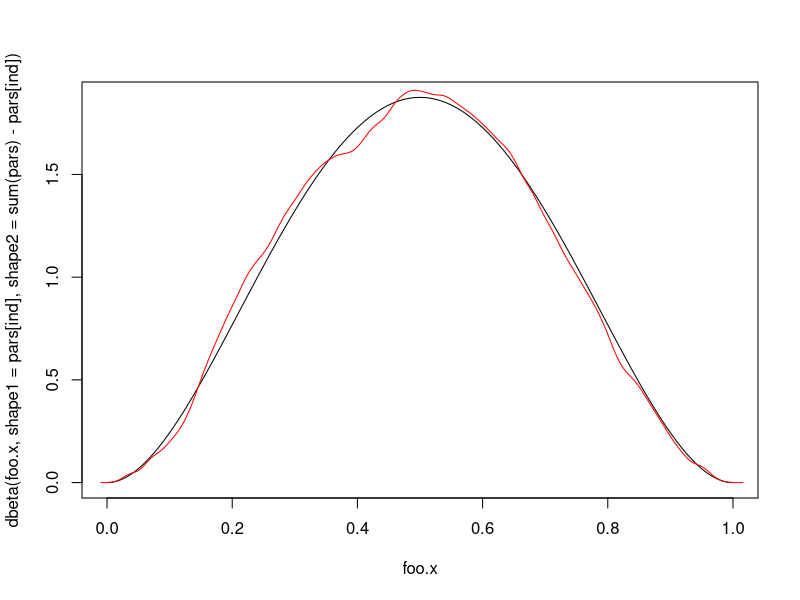

Reproduce this figure in R.
##This coe implements MLD for simplex d dimensions
################################
###Mirrored Langevin Algorithm 
#################################
set.seed(123)
###Parmeters of dirichlet posterior
d = 2
nl = rep(3,d)
al= rep(0, d)
pars = nl+al

grad.h = function(x)
{
  rtn = log(x)- log( 1 - sum(x))
  return(rtn)
}

grad.w = function(y)
{
  a0 = sum(pars)
  pars.sub = pars[1:(d-1)]
  rtn = a0*(exp(y)/(1 + sum(exp(y)))) - pars.sub
  return(rtn)
}

grad.hstar = function(y)
{
  rtn = exp(y)/( 1 + sum(exp(y)))
  return(rtn)
}


MLD = function(x0, dt, N)
{
  x = matrix(0 , nrow = N, ncol = d-1) 
  y = matrix(0 , nrow = N , ncol = d-1)
  x[1, ] = x0[-d]
  for( i in 2: N) 
  {
    v = rnorm(d-1)
    y[(i-1), ] = grad.h(x[(i-1), ]) 
    y[i, ] = y[(i-1),  ] - dt*grad.w(y[(i-1), ]) + v*sqrt(2 *dt)
    x[i,] = grad.hstar(y[i, ])
    
  }
  x = cbind( x, 1-x)
  return(x)
}







x0 = rep(1/d, d)
#x0 = c(0.1,0.9)
dt = 1e-3
N <- 1e6
try = MLD(x0, dt= dt,N=N)
ind = 1
foo.x = seq(0,1, length.out = 1e3)
plot(foo.x , dbeta(foo.x , shape1 = pars[ind],shape2 = sum(pars) - pars[ind]), type ='l')
lines(density(try[,ind]), col = 'red')

